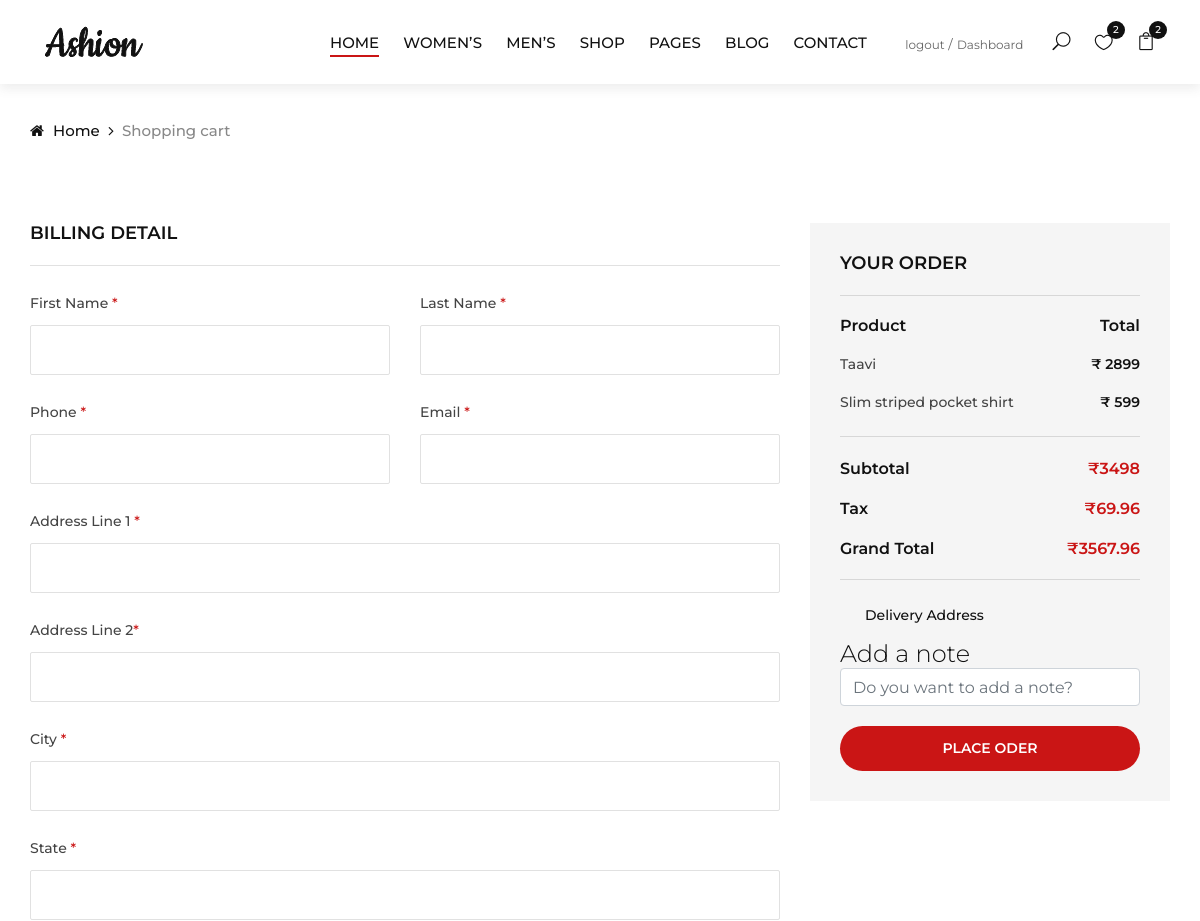
Page /cart/checkout/ (signed in, upper part) on the earlier database version.
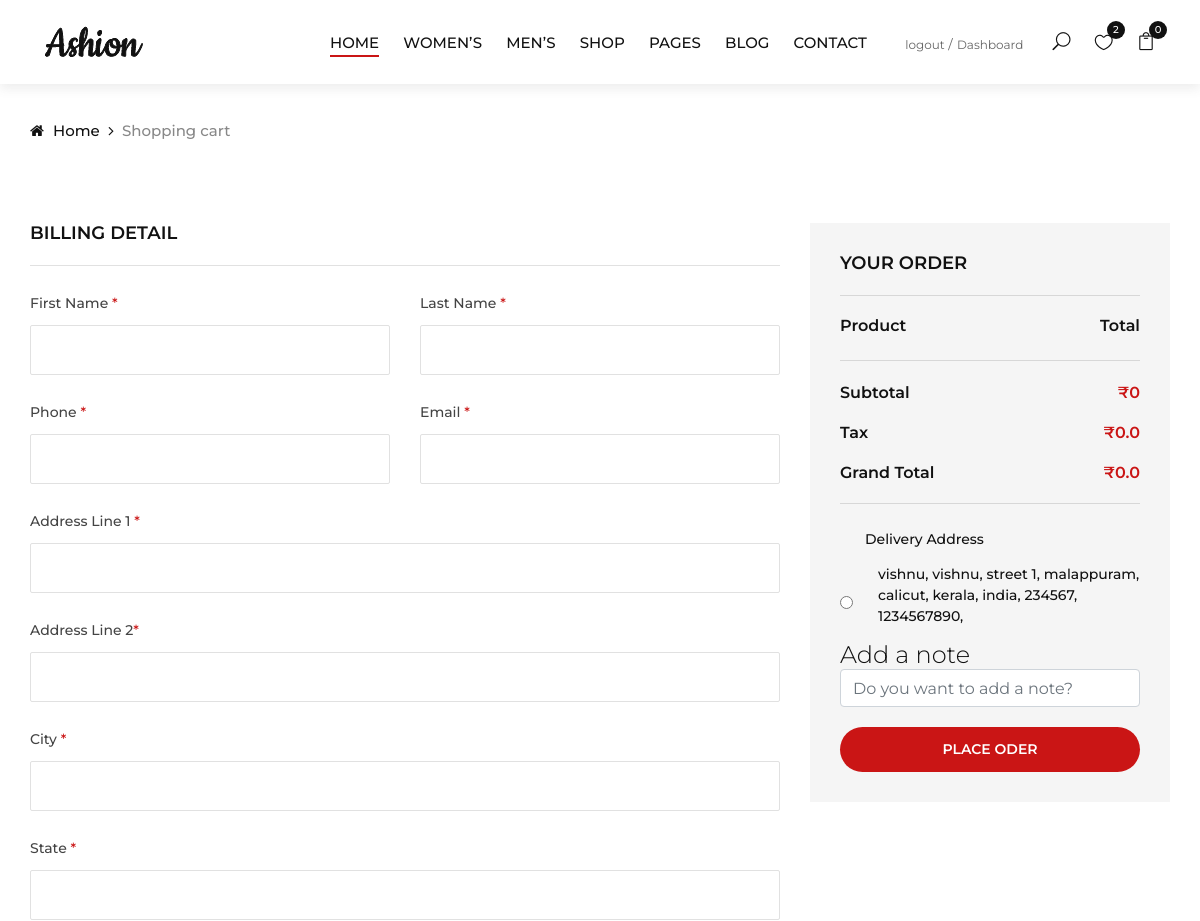
Same page on the later database version.
### carts/models.py (models this page shows, shortened)
class CartItem(models.Model):
    user = models.ForeignKey(Account, on_delete=models.CASCADE, null=True)
    product = models.ForeignKey(Product, on_delete=models.CASCADE)
    variations = models.ManyToManyField(Variation, blank=True)
    cart = models.ForeignKey(Cart, on_delete=models.CASCADE,null=True)
    quantity = models.IntegerField()
    is_active = models.BooleanField(default=True)

### store/models.py (models this page shows, shortened)
class Product(models.Model):
    product_name = models.CharField(max_length=255, unique=True)
    slug = models.SlugField(max_length=255, unique=True)
    description = models.TextField(max_length=500, blank=True)
    price = models.IntegerField()
    stock = models.IntegerField()
    images = models.ImageField(upload_to='photos/products')
    cropping = ImageRatioField('images', '512x512')
    image_1 = models.ImageField(upload_to='photos/products',blank=True)
    image_2 = models.ImageField(upload_to='photos/products',blank=True)
    image_3 = models.ImageField(upload_to='photos/products',blank=True)
    image_4 = models.ImageField(upload_to='photos/products',blank=True)
    is_available = models.BooleanField(default=True)
    category = models.ForeignKey(Category, on_delete=models.CASCADE)
    created_date = models.DateTimeField(auto_now_add=True)
    modified_date = models.DateTimeField(auto_now=True)

### orders/models.py (models this page shows, shortened)
class Delivery_address(models.Model):
    user            = models.ForeignKey(Account, on_delete=models.SET_NULL,null=True)
    firstname       = models.CharField(max_length=50,null=False)
    lastname        = models.CharField(max_length=50,null=True)
    addressfield_1  = models.CharField(max_length=250,null=False)
    addressfield_2  = models.CharField(max_length=50,null=True)
    city            = models.CharField(max_length=50,null=False)
    state           = models.CharField(max_length=50,null=False)
    country         = models.CharField(max_length=50,null=False)
    post_code       = models.CharField(max_length=50,null=False)
    phonenumber     = models.CharField(max_length=50,null=False)
    email           = models.EmailField(max_length=50,null=False)
    objects = models.Manager()

### carts/views.py (the view)
# urls.py: path('checkout/',views.checkout,name='checkout'),
@login_required(login_url='login')
def checkout(request, total=0, quantity=0, cart_items=None):
    try:
        tax = 0
        grand_total = 0
        if request.user.is_authenticated:
            cart_items = CartItem.objects.filter(user=request.user, is_active=True)
            address = Delivery_address.objects.filter(user=request.user)
        else:
            cart = Cart.objects.get(cart_id=_cart_id(request))
            cart_items = CartItem.objects.filter(cart=cart, is_active=True)
        for cart_item in cart_items:
            total +=(cart_item.product.price * cart_item.quantity)
            quantity += cart_item.quantity
        tax = (2 * total)/100
        grand_total = total + tax
    except ObjectDoesNotExist:
        pass
    context ={
        'total' : total,
        'quantity' : quantity,
        'cart_items' : cart_items,
        'tax' : tax,
        'grand_total' : grand_total,
        'address': address,
    }
    return render (request, 'checkout.html', context)

### carts/context_processors.py (called while the page is built)
def counter(request):
    cart_count = 0
    if 'admin' in request.path:
        return{}
    else :
        try:
            cart = Cart.objects.filter(cart_id = _cart_id(request))
            if request.user.is_authenticated:
                cart_items = CartItem.objects.all().filter(user=request.user)
            else :
                cart_items = CartItem.objects.all().filter(cart=cart[:1])
            for cart_item in cart_items:
                cart_count += cart_item.quantity
        except Cart.DoesNotExist:
            cart_count = 0
    return dict(cart_count=cart_count)

### carts/views.py (called while the page is built)
def _cart_id(request):
    cart = request.session.session_key
    if not cart :
        cart = request.session.create()
    return cart

### category/context_processors.py (called while the page is built)
def menu_links(request):
    links = Category.objects.all()
    return dict(links=links)

### templates/checkout.html (shortened to what the changed rows need)
{% extends 'base.html' %} {% load static %} {% block content %}
<section class="checkout spad">
  <div class="container">
        <div class="col-lg-4">
          <div class="checkout__order">
            <div class="checkout__order__product">
              <ul>
                <li>
                  <span class="top__text">Product</span>
                  <span class="top__text__right">Total</span>
                </li>
                {% for cart_items in cart_items %}
                <li>
                  {{cart_items.product.product_name}}<span
                    >₹ {{cart_items.product.price}}</span
                  >
                </li>
                {% endfor %}
              </ul>
            </div>
            <div class="checkout__order__total">
              <ul>
                <li>Subtotal <span>₹{{total}}</span></li>
                <li>Tax <span>₹{{tax}}</span></li>
                <li>Grand Total <span>₹{{grand_total}}</span></li>
              </ul>
            </div>
            <form action="{% url 'place_order' %}" method="post">
            <div class="checkout__order__widget">
              {% for address in address %}
                    <div style="display: flex">
                        <input style="display: inline" type="radio" id="address" name="address" value="{{address.id}}">
                        <label style="display: inline">
                            {{address.firstname}},
                            {{address.lastname}},
                            {{address.addressfield_1}},
                            {{address.addressfield_2}},
                            {{address.city}},
                            {{address.state}},
                            {{address.country}},
                            {{address.post_code}},
                            {{address.phonenumber}},
                        </label>
                    </div>
                    {% endfor %}
            </div>
          </form>
          </div>
        </div>
      </div>
</section>
{% endblock content %}

Differences in the rows shown:
removed CartItem: product.product_name "Taavi", product.price "2899"
removed CartItem: product.product_name "Slim striped pocket shirt", product.price "599"
added Delivery_address: firstname "vishnu", lastname "vishnu", addressfield_1 "street 1", addressfield_2 "malappuram", city "calicut", state "kerala", country "india", post_code "234567", phonenumber "1234567890"
Other differences:
{{ cart_count }}: "2" → "0"
{{ total }}: "3498" → "0"
{{ tax }}: "69.96" → "0.0"
{{ grand_total }}: "3567.96" → "0.0"
